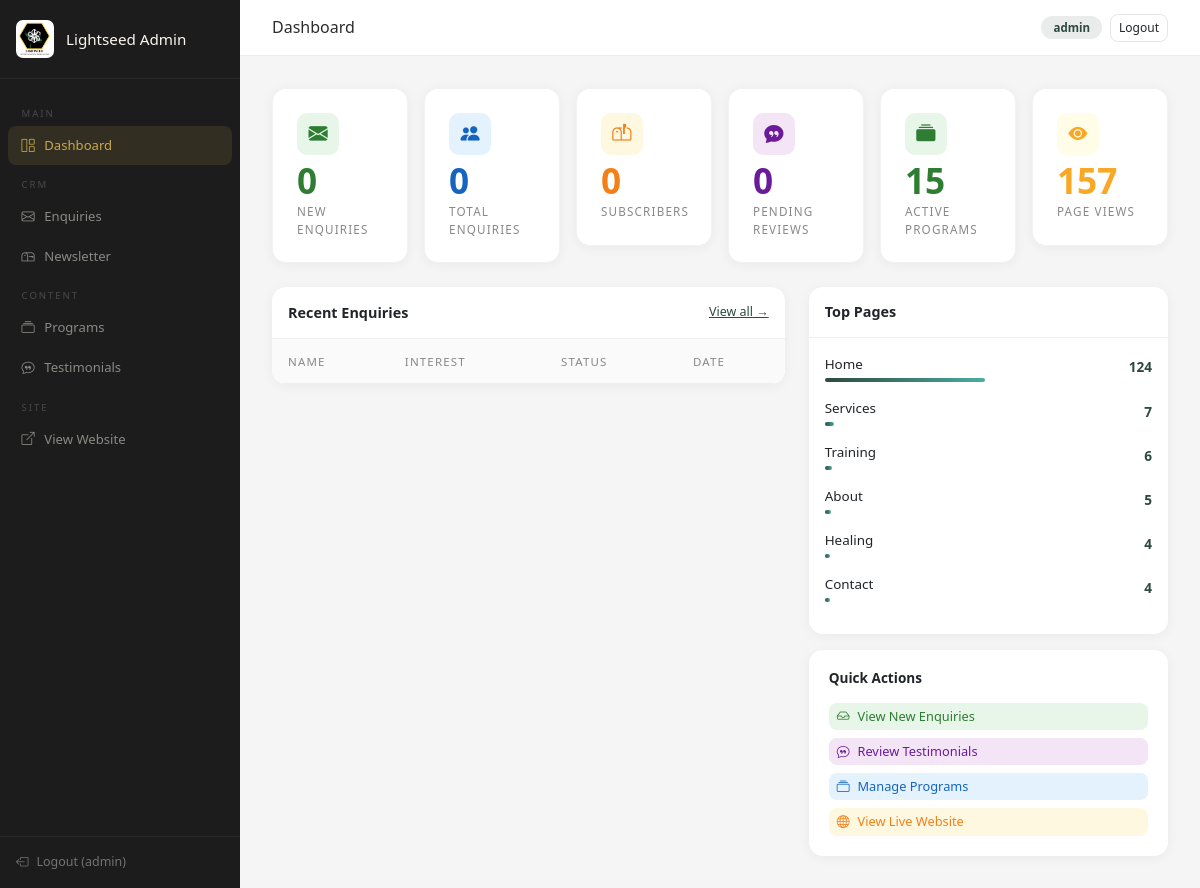
Screenshot of /admin/dashboard (signed in) with the database file from the repository.
### tables this page shows
CREATE TABLE page_views (
            id         INTEGER PRIMARY KEY AUTOINCREMENT,
            page       TEXT NOT NULL,
            ip         TEXT,
            ua         TEXT,
            created_at TEXT DEFAULT (datetime('now','localtime'))
        );

### app.py (the view)
@app.route('/admin')
@app.route('/admin/dashboard')
@admin_required
def admin_dashboard():
    db = get_db()
    stats = {
        'enquiries':  db.execute("SELECT COUNT(*) FROM enquiries").fetchone()[0],
        'new_enquiries': db.execute("SELECT COUNT(*) FROM enquiries WHERE status='new'").fetchone()[0],
        'newsletter': db.execute("SELECT COUNT(*) FROM newsletter").fetchone()[0],
        'testimonials_pending': db.execute("SELECT COUNT(*) FROM testimonials WHERE approved=0").fetchone()[0],
        'programs':   db.execute("SELECT COUNT(*) FROM programs WHERE active=1").fetchone()[0],
        'page_views': db.execute("SELECT COUNT(*) FROM page_views").fetchone()[0],
    }
    recent = db.execute(
        "SELECT * FROM enquiries ORDER BY created_at DESC LIMIT 5"
    ).fetchall()
    top_pages = db.execute(
        "SELECT page, COUNT(*) as cnt FROM page_views GROUP BY page ORDER BY cnt DESC LIMIT 6"
    ).fetchall()
    return render_template('admin/dashboard.html',
                           stats=stats, recent=recent, top_pages=top_pages)

### app.py (called while the page is built)
def get_db():
    if 'db' not in g:
        g.db = sqlite3.connect(
            app.config['DATABASE'],
            detect_types=sqlite3.PARSE_DECLTYPES
        )
        g.db.row_factory = sqlite3.Row
    return g.db

def admin_required(f):
    @wraps(f)
    def decorated(*args, **kwargs):
        if not session.get('admin_logged_in'):
            return redirect(url_for('admin_login'))
        return f(*args, **kwargs)
    return decorated

@app.after_request
def add_cors(response):
    response.headers['Access-Control-Allow-Origin'] = '*'
    response.headers['Access-Control-Allow-Headers'] = 'Content-Type,Authorization'
    response.headers['Access-Control-Allow-Methods'] = 'GET,POST,PUT,DELETE,OPTIONS'
    return response

### templates/admin/dashboard.html (shortened to what this page needs)
{% extends "admin/base_admin.html" %}
{% block page_title %}Dashboard{% endblock %}
{% block admin_content %}
<div class="row g-3 mb-4">
  <div class="col-6 col-lg-2">
    <div class="stat-card">
      <div class="d-flex justify-content-between align-items-start mb-2">
        <div class="stat-icon" style="background:#E8F5E9;"><i class="bi bi-envelope-fill" style="color:#2E7D32;"></i></div>
      </div>
      <div class="stat-num" style="color:#2E7D32;">{{ stats.new_enquiries }}</div>
      <div class="stat-label">New Enquiries</div>
    </div>
  </div>
  <div class="col-6 col-lg-2">
    <div class="stat-card">
      <div class="stat-icon mb-2" style="background:#E3F2FD;"><i class="bi bi-people-fill" style="color:#1565C0;"></i></div>
      <div class="stat-num" style="color:#1565C0;">{{ stats.enquiries }}</div>
      <div class="stat-label">Total Enquiries</div>
    </div>
  </div>
  <div class="col-6 col-lg-2">
    <div class="stat-card">
      <div class="stat-icon mb-2" style="background:#FFF8E1;"><i class="bi bi-mailbox-flag" style="color:#F57F17;"></i></div>
      <div class="stat-num" style="color:#F57F17;">{{ stats.newsletter }}</div>
      <div class="stat-label">Subscribers</div>
    </div>
  </div>
  <div class="col-6 col-lg-2">
    <div class="stat-card">
      <div class="stat-icon mb-2" style="background:#F3E5F5;"><i class="bi bi-chat-quote-fill" style="color:#6A1B9A;"></i></div>
      <div class="stat-num" style="color:#6A1B9A;">{{ stats.testimonials_pending }}</div>
      <div class="stat-label">Pending Reviews</div>
    </div>
  </div>
  <div class="col-6 col-lg-2">
    <div class="stat-card">
      <div class="stat-icon mb-2" style="background:#E8F5E9;"><i class="bi bi-collection-fill" style="color:#2E7D32;"></i></div>
      <div class="stat-num" style="color:#2E7D32;">{{ stats.programs }}</div>
      <div class="stat-label">Active Programs</div>
    </div>
  </div>
  <div class="col-6 col-lg-2">
    <div class="stat-card">
      <div class="stat-icon mb-2" style="background:#FFFDE7;"><i class="bi bi-eye-fill" style="color:#F9A825;"></i></div>
      <div class="stat-num" style="color:#F9A825;">{{ stats.page_views }}</div>
      <div class="stat-label">Page Views</div>
    </div>
  </div>
</div>
<div class="row g-4">
  <div class="col-lg-7">
    <div class="admin-table">
      <div class="d-flex justify-content-between align-items-center p-3" style="border-bottom:1px solid #eee;">
        <h6 class="mb-0" style="font-size:0.9rem;font-weight:600;">Recent Enquiries</h6>
        <a href="/admin/enquiries" style="font-size:0.78rem;color:#2D4A3E;">View all →</a>
      </div>
      <div class="table-responsive">
        <table class="table">
          <thead>
            <tr>
              <th>Name</th><th>Interest</th><th>Status</th><th>Date</th>
            </tr>
          </thead>
        </table>
      </div>
    </div>
  </div>
  <div class="col-lg-5">
    <div class="admin-table">
      <div class="p-3" style="border-bottom:1px solid #eee;">
        <h6 class="mb-0" style="font-size:0.9rem;font-weight:600;">Top Pages</h6>
      </div>
      <div class="p-3">
        {% for p in top_pages %}
        <div class="d-flex justify-content-between align-items-center mb-3">
          <div>
            <div style="font-size:0.84rem;font-weight:500;text-transform:capitalize;">{{ p['page'] }}</div>
            <div style="background:#eee;height:4px;border-radius:4px;width:{{ (p['cnt'] / top_pages[0]['cnt'] * 160)|int }}px;margin-top:4px;background:linear-gradient(90deg,#2D4A3E,#4AADA0);"></div>
          </div>
          <span style="font-size:0.85rem;font-weight:600;color:#2D4A3E;">{{ p['cnt'] }}</span>
        </div>
        {% endfor %}
      </div>
    </div>
    <div class="mt-3" style="background:#fff;border-radius:14px;padding:1.25rem;box-shadow:0 2px 12px rgba(0,0,0,0.05);">
      <h6 style="font-size:0.85rem;margin-bottom:1rem;font-weight:600;">Quick Actions</h6>
      <div class="d-grid gap-2">
        <a href="/admin/enquiries?status=new" class="btn btn-sm" style="background:#E8F5E9;color:#2E7D32;border:none;text-align:left;font-size:0.8rem;border-radius:8px;">
          <i class="bi bi-inbox me-2"></i>View New Enquiries
        </a>
        <a href="/admin/testimonials" class="btn btn-sm" style="background:#F3E5F5;color:#6A1B9A;border:none;text-align:left;font-size:0.8rem;border-radius:8px;">
          <i class="bi bi-chat-quote me-2"></i>Review Testimonials
        </a>
        <a href="/admin/programs" class="btn btn-sm" style="background:#E3F2FD;color:#1565C0;border:none;text-align:left;font-size:0.8rem;border-radius:8px;">
          <i class="bi bi-collection me-2"></i>Manage Programs
        </a>
        <a href="/" target="_blank" class="btn btn-sm" style="background:#FFF8E1;color:#F57F17;border:none;text-align:left;font-size:0.8rem;border-radius:8px;">
          <i class="bi bi-globe me-2"></i>View Live Website
        </a>
      </div>
    </div>
  </div>
</div>
{% endblock %}

### templates/admin/base_admin.html (style rules this page uses)
:root { --gold:#C9A84C; --green:#2D4A3E; --teal:#2A7A6F; --cream:#FAF6EE; }
body { background: #F5F5F5; font-family: 'Segoe UI', system-ui, sans-serif; }
.stat-card { background: #fff; border-radius: 14px; padding: 1.5rem; box-shadow: 0 2px 12px rgba(0,0,0,0.05); border: 1px solid rgba(0,0,0,0.05); }
.stat-num { font-size: 2.2rem; font-weight: 600; line-height: 1; }
.stat-label { font-size: 0.73rem; color: #888; text-transform: uppercase; letter-spacing: 0.1em; margin-top: 0.3rem; }
.stat-icon { width: 42px; height: 42px; border-radius: 10px; display: flex; align-items: center; justify-content: center; font-size: 1.2rem; }
.admin-table { background: #fff; border-radius: 14px; overflow: hidden; box-shadow: 0 2px 12px rgba(0,0,0,0.05); }
.admin-table table { margin: 0; }
.admin-table th { font-size: 0.72rem; text-transform: uppercase; letter-spacing: 0.1em; color: #888; background: #fafafa; border-bottom: 1px solid #eee; padding: 0.85rem 1rem; font-weight: 500; }

### rows the page displays
page_views: page "Home", {{ (p['cnt'] / top_pages[0]['cnt'] * 160)|int }} 160 (drawn), cnt "124"
page_views: page "Contact", {{ (p['cnt'] / top_pages[0]['cnt'] * 160)|int }} 5 (drawn), cnt "4"

### other values shown
{{ session.admin_username }} "admin"
{{ stats.new_enquiries }} "0"
{{ stats.enquiries }} "0"
{{ stats.newsletter }} "0"
{{ stats.testimonials_pending }} "0"
{{ stats.programs }} "15"
{{ stats.page_views }} "157"
{{ p['page'] }} "Services" "Training" "About" "Healing"
{{ p['cnt'] }} "7" "6" "5" "4"
